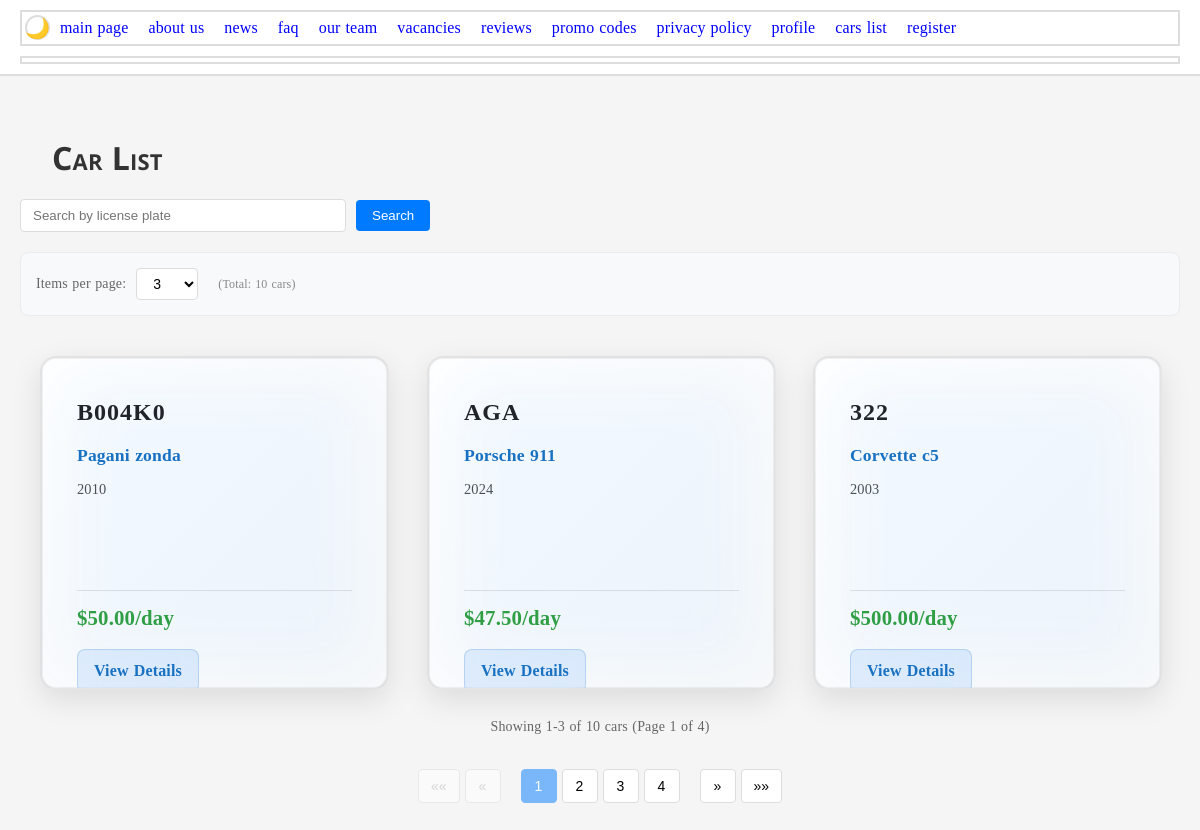
Screenshot of /cars/ with the database file from the repository.
### main/models.py (models this page shows, shortened)
class Car(models.Model):
    license_plate = models.CharField(max_length=20, unique=True)
    model = models.ForeignKey(CarModel, on_delete=models.CASCADE)
    body_type = models.OneToOneField(BodyType, on_delete=models.PROTECT,  null=True, blank=True)  # Пример OneToOne
    year = models.PositiveIntegerField()
    daily_rental_price = models.DecimalField(max_digits=8, decimal_places=2, editable = False)
    price = models.DecimalField(max_digits=12, decimal_places=2)

class CarModel(models.Model):
    name = models.CharField(max_length=100)
    def __str__(self):
        return self.name

### main/views.py (the view)
# urls.py: path('cars/', views.car_list, name='car_list'),
def car_list(request):
    logger.debug("Загрузка списка автомобилей")
    search_query = request.GET.get('search', '')
    if search_query:
        cars = Car.objects.filter(license_plate__icontains=search_query)
    else:
        cars = Car.objects.all()
    items_per_page_str = request.GET.get('items_per_page', '3')
    try:
        items_per_page = int(items_per_page_str)
        if items_per_page <= 0:
            items_per_page = 3
    except (ValueError, TypeError):
        items_per_page = 3
    paginator = Paginator(cars, items_per_page)
    page_number = request.GET.get('page', 1)
    try:
        page_obj = paginator.page(page_number)
    except PageNotAnInteger:
        page_obj = paginator.page(1)
    except EmptyPage:
        page_obj = paginator.page(paginator.num_pages)
    items_per_page_options = [3, 6, 12, 24]
    if items_per_page not in items_per_page_options:
        items_per_page_options.append(items_per_page)
        items_per_page_options.sort()
    context = {
        'cars': page_obj.object_list,
        'page_obj': page_obj,
        'paginator': paginator,
        'items_per_page': str(items_per_page),  # Преобразуем в строку для сравнения в шаблоне
        'items_per_page_options': items_per_page_options,
        'search_query': search_query,
    }
    return render(request, 'main/car_list.html', context)

### main/templates/main/car_list.html (shortened to what this page needs)
{% extends "base.html" %}
{% load static %}
{% block header %}Car List{% endblock %}
{% block content %}
<link rel="stylesheet" href="{% static 'css/car_list_pagination.css' %}">
<link rel="stylesheet" href="{% static 'css/car_3d_effect.css' %}">
<form method="get" id="car-search-form" class="search-form">
    <input type="text" name="search" placeholder="Search by license plate" value="{{ search_query }}">
    <button type="submit">Search</button>
</form>
<div class="items-per-page-selector">
    <label for="items-per-page-select">Items per page:</label>
    <select name="items_per_page" id="items-per-page-select">
        {% for option in items_per_page_options %}
            <option value="{{ option }}" {% if option|stringformat:"s" == items_per_page %}selected{% endif %}>
                {{ option }}
            </option>
        {% endfor %}
    </select>
    <span class="items-per-page-info">
        (Total: {{ paginator.count }} cars)
    </span>
</div>
<div class="cars-grid">
    {% if cars %}
        {% for car in cars %}
        <div class="car-card">
            <div class="car-license">{{ car.license_plate }}</div>
            <div class="car-model">{{ car.model }}</div>
            <div class="car-year">{{ car.year }}</div>
            <div class="car-price">${{ car.daily_rental_price }}/day</div>
            <div class="car-info">
                {% if car.pk %}
                <a href="{% url 'car_detail' car_id=car.pk %}" title="View car details">
                    View Details
                </a>
                {% else %}
                N/A
                {% endif %}
            </div>
        </div>
        {% endfor %}
    {% endif %}
</div>
{% if page_obj.paginator.num_pages > 1 %}
<div class="pagination-container">
    <div class="pagination-info">
        Showing {{ page_obj.start_index }}-{{ page_obj.end_index }} of {{ paginator.count }} cars
        (Page {{ page_obj.number }} of {{ paginator.num_pages }})
    </div>
    <div class="pagination-controls">
        <div class="pagination-buttons">
            {% if page_obj.has_previous %}
            <button class="pagination-btn" data-page="1" title="First page">
                &laquo;&laquo;
            </button>
            <button class="pagination-btn" data-page="{{ page_obj.previous_page_number }}" title="Previous page">
                &laquo;
            </button>
            {% else %}
            <button class="pagination-btn" disabled>&laquo;&laquo;</button>
            <button class="pagination-btn" disabled>&laquo;</button>
            {% endif %}
        </div>
        <div class="page-numbers">
            {% for num in paginator.page_range %}
                {% if num == page_obj.number %}
                    <button class="pagination-btn active" disabled>{{ num }}</button>
                {% elif num >= page_obj.number|add:"-2" and num <= page_obj.number|add:"2" %}
                    <button class="pagination-btn" data-page="{{ num }}">{{ num }}</button>
                {% elif num == 1 or num == paginator.num_pages %}
                    <button class="pagination-btn" data-page="{{ num }}">{{ num }}</button>
                {% elif num == page_obj.number|add:"-3" or num == page_obj.number|add:"3" %}
                    <span class="pagination-dots">...</span>
                {% endif %}
            {% endfor %}
        </div>
        <div class="pagination-buttons">
            {% if page_obj.has_next %}
            <button class="pagination-btn" data-page="{{ page_obj.next_page_number }}" title="Next page">
                &raquo;
            </button>
            <button class="pagination-btn" data-page="{{ paginator.num_pages }}" title="Last page">
                &raquo;&raquo;
            </button>
            {% else %}
            <button class="pagination-btn" disabled>&raquo;</button>
            <button class="pagination-btn" disabled>&raquo;&raquo;</button>
            {% endif %}
        </div>
    </div>
</div>
{% else %}
<div class="pagination-info single-page">
    Showing all {{ paginator.count }} cars
    {% if search_query %}matching "{{ search_query }}"{% endif %}
</div>
{% endif %}
{% endblock %}

### main/static/css/style2.css (style rules this page uses)
:root { --font-primary: 'Open Sans'; --font-secondary: 'Roboto'; --font-mono: monospace; --bg-primary: #f5f5f5; --bg-secondary: #ffffff; --text-primary: #333333; --text-secondary: #666666; --border-color: #dddddd; }
a:link { color: blue; text-decoration: none; }
body { line-height: 1.6; word-spacing: 0.05em; letter-spacing: 0.01em; background: #f5f5f5; margin: 0; padding-top: 80px; }
input:enabled, select:enabled, textarea:enabled { border: 2px solid #4CAF50; }
[lang="en"] { quotes: '"' '"'; }
button { cursor: pointer; }
.cars-grid { display: grid; grid-template-columns: repeat(auto-fill, minmax(300px, 1fr)); gap: 15px; padding: 20px; gap: 40px; margin-bottom: 40px; }
.car-card { border: 1px solid #ddd; padding: 15px; border-radius: 8px; background: white; }
.car-license { font-weight: bold; margin-bottom: 5px; }
body { background-color: var(--bg-primary) !important; color: var(--text-primary) !important; }

### main/static/css/car_list_pagination.css (style rules this page uses)
.pagination-container { margin: 30px 0; display: flex; flex-direction: column; gap: 20px; align-items: center; }
.pagination-controls { display: flex; gap: 10px; align-items: center; flex-wrap: wrap; justify-content: center; width: 100%; }
.pagination-info { font-size: 14px; color: #666; text-align: center; margin-bottom: 10px; }
.pagination-buttons { display: flex; gap: 5px; align-items: center; }
.pagination-btn { padding: 8px 12px; border: 1px solid #ddd; background: white; cursor: pointer; border-radius: 4px; font-size: 14px; transition: all 0.2s; min-width: 36px; text-align: center; display: inline-flex; align-items: center; justify-content: center; white-space: nowrap; }
.pagination-btn:disabled { opacity: 0.5; cursor: not-allowed; }
.pagination-btn.active { background: #007bff; color: white; border-color: #007bff; }
.page-numbers { display: flex; gap: 5px; align-items: center; margin: 0 10px; }
.items-per-page-selector { display: flex; gap: 10px; align-items: center; margin: 20px 0; padding: 15px; background: #f8f9fa; border-radius: 8px; border: 1px solid #e9ecef; }
.items-per-page-selector label { font-size: 14px; color: #666; }
.items-per-page-selector select { padding: 6px 12px; border: 1px solid #ddd; border-radius: 4px; background: white; font-size: 14px; }
.items-per-page-info { font-size: 12px; color: #888; margin-left: 10px; }
.search-form { display: flex; gap: 10px; margin-bottom: 20px; align-items: center; flex-wrap: wrap; }
.search-form input[type="text"] { flex: 1; max-width: 300px; padding: 8px 12px; border: 1px solid #ddd; border-radius: 4px; }
.search-form button { padding: 8px 16px; background: #007bff; color: white; border: none; border-radius: 4px; cursor: pointer; }

### rows the page displays
Car: license_plate "B004K0", model "Pagani zonda", year "2010", daily_rental_price "50.00", shows "View Details"
Car: license_plate "AGA", model "Porsche 911", year "2024", daily_rental_price "47.50", shows "View Details"
Car: license_plate "322", model "Corvette c5", year "2003", daily_rental_price "500.00", shows "View Details"

### other values shown
{{ paginator.count }} "10"
{{ page_obj.start_index }} "1"
{{ page_obj.end_index }} "3"
{{ page_obj.number }} "1"
{{ paginator.num_pages }} "4"
{{ num }} "1"
{{ num }} "2" "3"
{{ num }} "4"
form field items_per_page "3"
